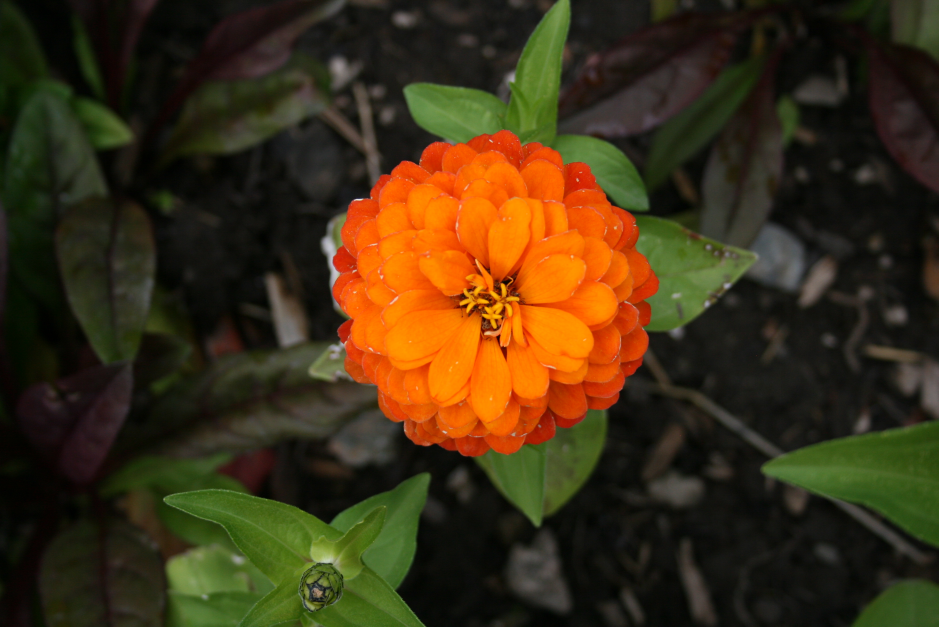
%> input picture ComputerVision/HW3/OrangeFlower.jpg, 2816 x 1880 px (shown at 1/3 size)
$ octave CV_431_HW3_Part1OrangeFlower.m   (GNU Octave 9; MATLAB toolbox functions it lacks are replaced by stand-ins)
%> lines starting %> are read from the running program, lines starting %| are printed output that depends on the picture
I = imread('OrangeFlower.jpg');
I = rgb2gray(I);
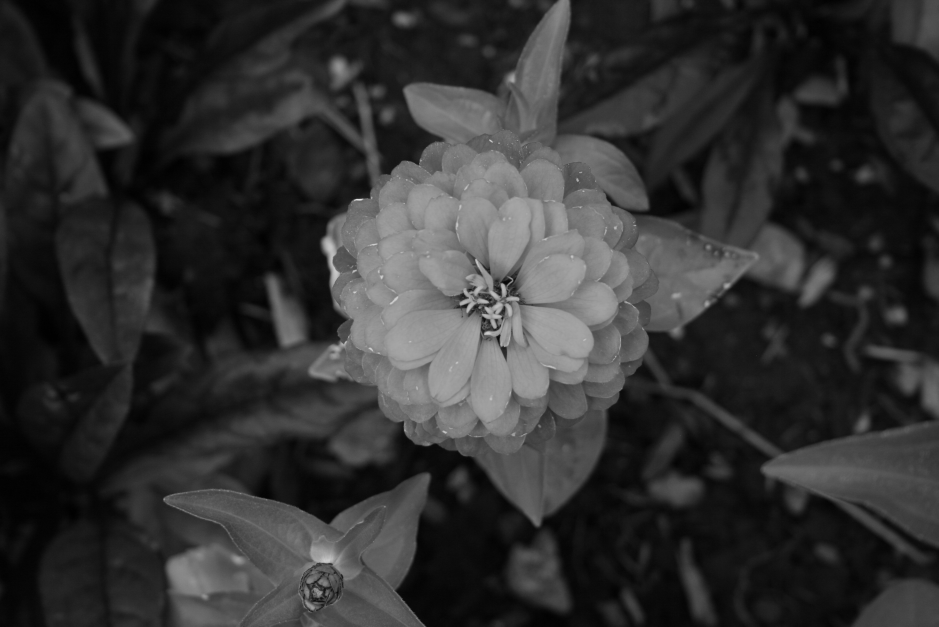
%> I: size 1880x2816 uint8 (shown at 1/3 size); min 0, max 236, mean 49.4
I = I(600:1400,1200:2000);
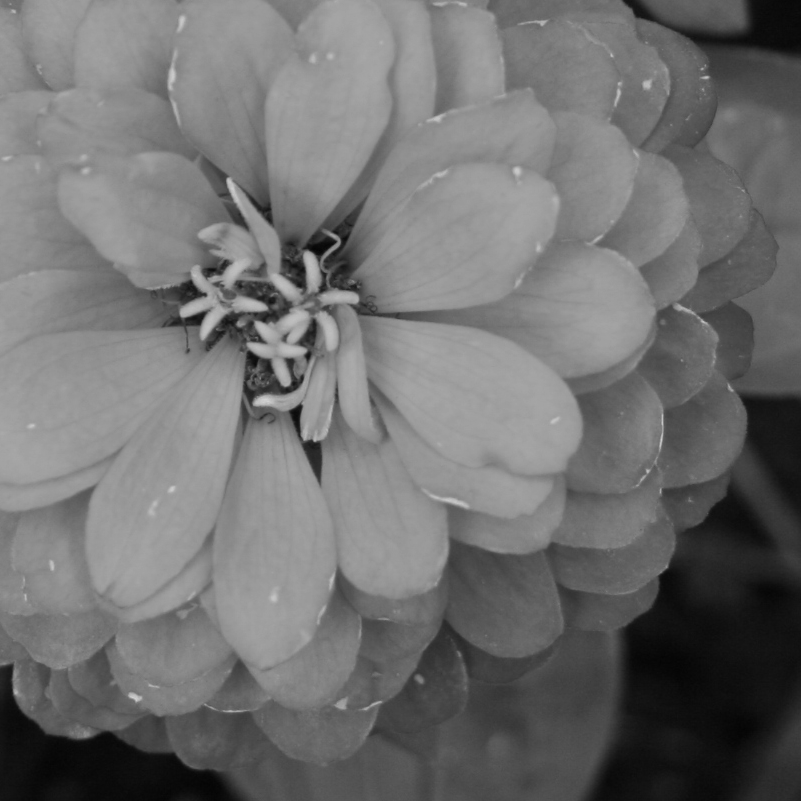
%> I: size 801x801 uint8; min 4, max 209, mean 112.1
I = im2double(I);
%> I: size 801x801 double
%figure;

subplot(2, 3, 1), imshow(I), title('Original')

filter = fspecial('prewitt');
Ip = imfilter(I, filter);
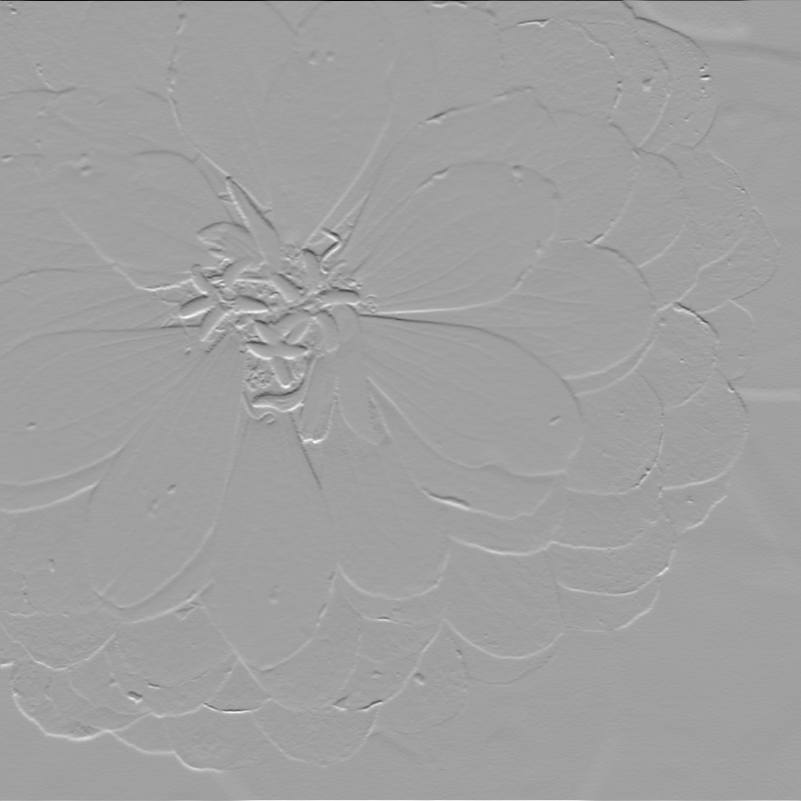
%> Ip: size 801x801 double; min -1.99, max 1.17, mean 0.00107; drawn with min black and max white
subplot(2, 3, 2), imshow(Ip), title('Prewitt Filter')
%> after `imshow(Ip)`:
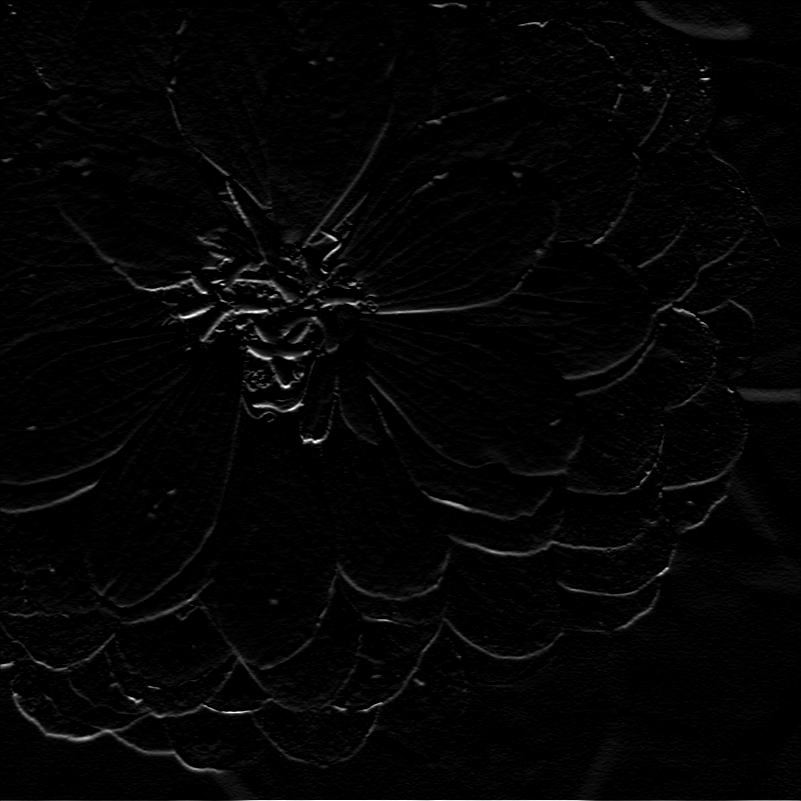
%> displayed picture: size 801x801, on the screen's scale of 0 to 255; min 0, max 255, mean 4.5

filter = fspecial('sobel');
Is = imfilter(I, filter);
subplot(2, 3, 3), imshow(Is), title('Sobel Filter')

Ic = edge(I, 'canny', [0.05 0.14], 2.8);
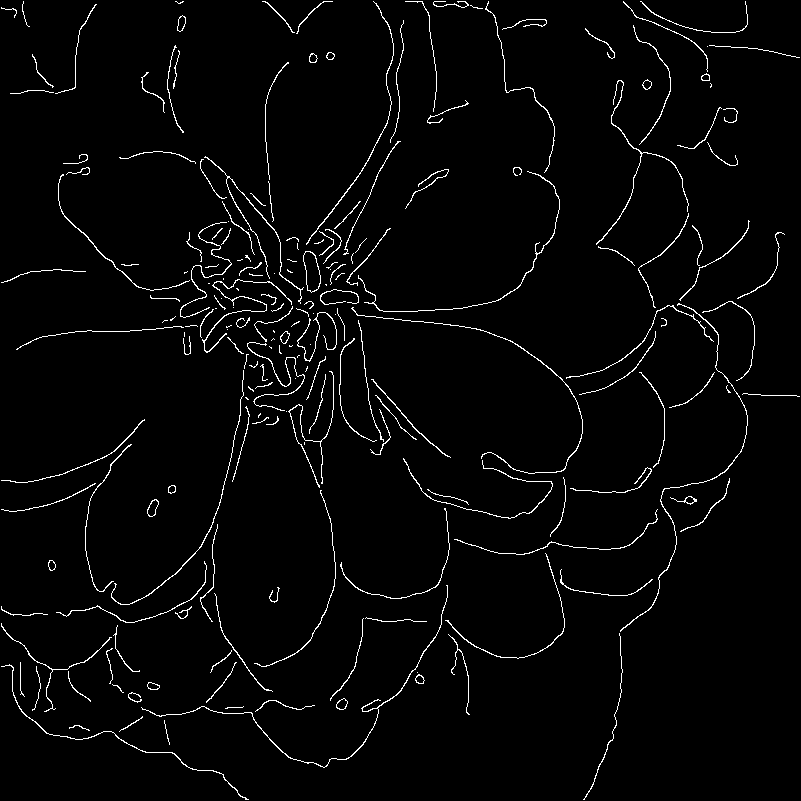
%> Ic: size 801x801 logical; 2.6% white in thin lines or dots
subplot(2, 3, 4), imshow(Ic), title('Canny Filter [0.05 0.14], 2.8')

Il = edge(I, 'log', 0.00025, 4);
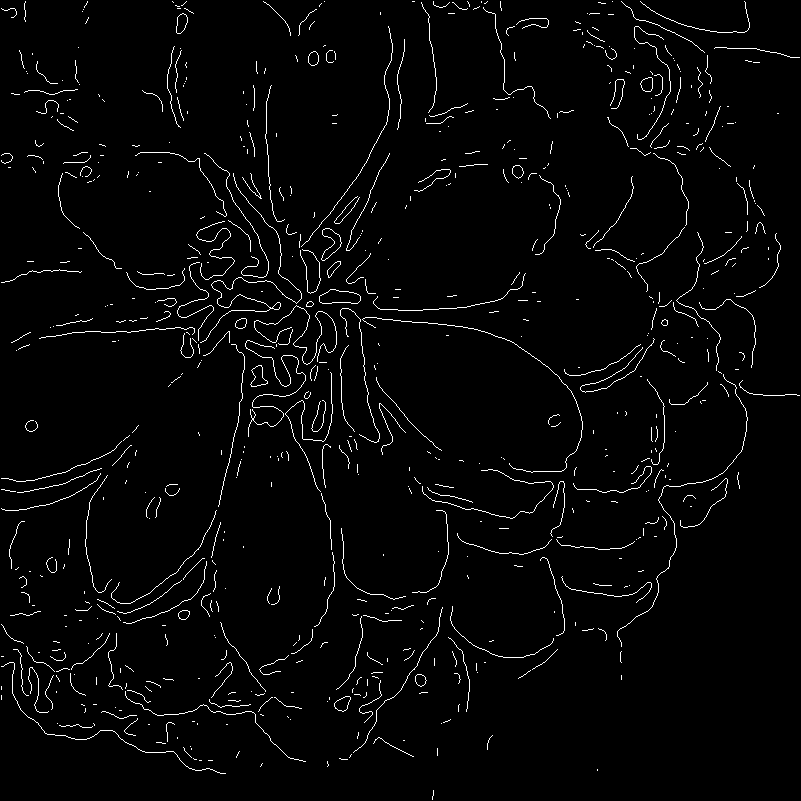
%> Il: size 801x801 logical; 2.5% white in thin lines or dots
subplot(2, 3, 5), imshow(Il), title('LoG Filter (0.00025, 4)')
